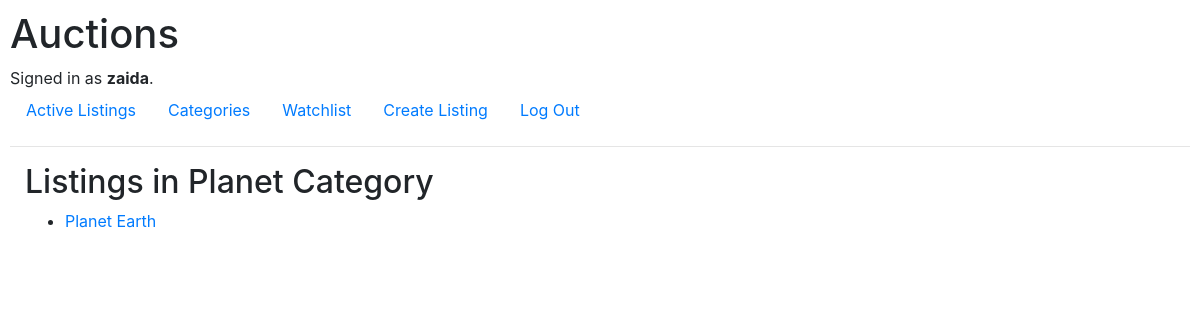
/listingsByCategory/Planet (signed in), run on the app's committed database.
### auctions/models.py (models this page shows, shortened)
class User(AbstractUser):
    pass

class Category(models.Model):
    category_name = models.CharField(max_length=64)

class Listing(models.Model):
    title = models.CharField(max_length=64)
    description = models.CharField(max_length=400)
    starting_bid = models.ForeignKey(Bid, on_delete=models.CASCADE, blank=True, related_name="startingBid", default=0)
    image_url = models.CharField(max_length=1000)
    owner = models.ForeignKey(User, on_delete=models.CASCADE, blank=True, related_name="user")
    category = models.ForeignKey(Category, on_delete=models.CASCADE, blank=True, related_name="category")
    is_active = models.BooleanField(default=True)
    watchlist = models.ManyToManyField(User, blank=True, related_name="watchlistListing")
    bid_counter = models.IntegerField(default = 0)

### auctions/views.py (the view)
# urls.py: path("listingsByCategory/<str:category>", views.listingsByCategory, name="listingsByCategory"),
def listingsByCategory(request, category):
    cat = Category.objects.get(category_name = category)
    listingsByCategory = Listing.objects.filter(category = cat)
    return render(request, 'auctions/listingsByCategory.html', {
        "category": category,
        "listingsByCategory": listingsByCategory
    })

### auctions/templates/auctions/listingsByCategory.html
{% extends 'auctions/layout.html' %} {% block body %}
<div class="container-fluid">
  <h2>Listings in {{ category }} Category</h2>
  <ul>
    {% if not listingsByCategory %}
    <p>No listings in this Category</p>
    {% else %} {% for listing in listingsByCategory %}
    <li>
      <a href="{% url 'listing' listing.id %}"> {{ listing.title}}</a>
    </li>
    {% endfor %}
  </ul>
  {% endif %}
</div>
{% endblock %}

### auctions/templates/auctions/layout.html (shortened to what this page needs)
{% load static %}
<!DOCTYPE html>
<html lang="en">
  <head>
    <link
      rel="stylesheet"
      href="https://stackpath.bootstrapcdn.com/bootstrap/4.4.1/css/bootstrap.min.css"
    />
    <link href="{% static 'auctions/styles.css' %}" rel="stylesheet" />
  </head>
  <body>
    <h1>Auctions</h1>
    <div>
      {% if user.is_authenticated %} Signed in as
      <strong>{{ user.username }}</strong>. {% else %} Not signed in. {% endif%}
    </div>
    <ul class="nav">
      <li class="nav-item">
        <a class="nav-link" href="{% url 'index' %}">Active Listings</a>
      </li>
      {% if user.is_authenticated %}
      <li class="nav-item">
        <a class="nav-link" href="{% url 'category' %}">Categories</a>
      </li>
      <li class="nav-item">
        <a class="nav-link" href="{% url 'watchlist' %}">Watchlist</a>
      </li>
      <li class="nav-item">
        <a class="nav-link" href="{% url 'new_listing' %}">Create Listing</a>
      </li>
      <li class="nav-item">
        <a class="nav-link" href="{% url 'logout' %}">Log Out</a>
      </li>
      {% endif %}
    </ul>
    <hr />
    {% block body %} {% endblock %}
  </body>
</html>

### auctions/static/auctions/styles.css (style rules this page uses)
body { padding: 10px; }

### data on the page
User: username "zaida"
Category: category_name "Planet"
Listing: title "Planet Earth"
